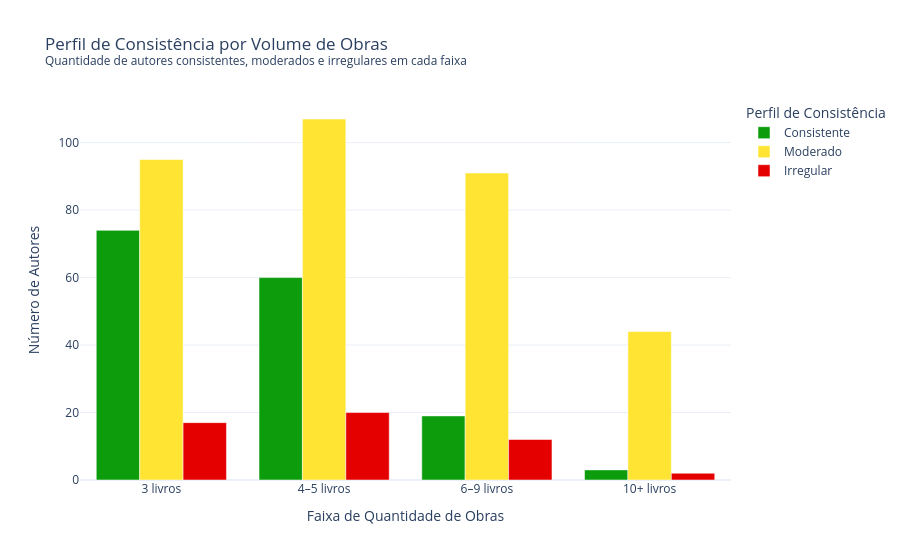

Write notebook code for a chart like this one.
### Markdown cell above
## 4. Escrever Mais Torna um Autor Mais Irregular?

Uma hipótese natural seria que autores com mais obras no catálogo tendem a ser mais inconsistentes — afinal, com mais livros, maiores as chances de variação. Investigamos se essa relação realmente existe nos dados.

### Code cell
correlacao = stats['qtd_livros'].corr(stats['desvio_nota'])

def faixa(n):
    if n == 3: return '3 livros'
    elif n <= 5: return '4–5 livros'
    elif n <= 9: return '6–9 livros'
    else: return '10+ livros'

def perfil(d):
    if d < 0.1: return 'Consistente'
    elif d <= 0.3: return 'Moderado'
    else: return 'Irregular'

ordem_faixas = ['3 livros', '4–5 livros', '6–9 livros', '10+ livros']
ordem_perfil = ['Consistente', 'Moderado', 'Irregular']

stats['faixa'] = stats['qtd_livros'].apply(faixa)
stats['perfil'] = stats['desvio_nota'].apply(perfil)

resultado = stats.groupby(['faixa', 'perfil']).size().reset_index(name='qtd')

fig = px.bar(
    resultado,
    x='faixa',
    y='qtd',
    color='perfil',
    barmode='group',
    category_orders={'faixa': ordem_faixas, 'perfil': ordem_perfil},
    color_discrete_map={
        'Consistente': "#0C9C0C",
        'Moderado':    "#FFE433",
        'Irregular':   "#E50000"
    },
    title='Perfil de Consistência por Volume de Obras<br><sup>Quantidade de autores consistentes, moderados e irregulares em cada faixa</sup>',
    labels={
        'faixa': 'Faixa de Quantidade de Obras',
        'qtd':   'Número de Autores',
        'perfil': 'Perfil'
    },
    template='plotly_white'
)

fig.update_layout(legend_title_text='Perfil de Consistência')
fig.show()
print(f'Correlação de Pearson entre quantidade de livros e desvio padrão: {correlacao:.3f}')

### Figure 1 — Plotly figure (JSON) as saved in the notebook; plotly's stock layout.template omitted (floating-point values rounded to 4 significant figures)
{"data": [{"alignmentgroup": "True", "hovertemplate": "Perfil=Consistente<br>Faixa de Quantidade de Obras=%{x}<br>Número de Autores=%{y}<extra></extra>", "legendgroup": "Consistente", "marker": {"color": "#0C9C0C", "pattern": {"shape": ""}}, "name": "Consistente", "offsetgroup": "Consistente", "orientation": "v", "showlegend": true, "textposition": "auto", "type": "bar", "x": ["10+ livros", "3 livros", "4–5 livros", "6–9 livros"], "xaxis": "x", "y": [3, 74, 60, 19], "yaxis": "y"}, {"alignmentgroup": "True", "hovertemplate": "Perfil=Moderado<br>Faixa de Quantidade de Obras=%{x}<br>Número de Autores=%{y}<extra></extra>", "legendgroup": "Moderado", "marker": {"color": "#FFE433", "pattern": {"shape": ""}}, "name": "Moderado", "offsetgroup": "Moderado", "orientation": "v", "showlegend": true, "textposition": "auto", "type": "bar", "x": ["10+ livros", "3 livros", "4–5 livros", "6–9 livros"], "xaxis": "x", "y": [44, 95, 107, 91], "yaxis": "y"}, {"alignmentgroup": "True", "hovertemplate": "Perfil=Irregular<br>Faixa de Quantidade de Obras=%{x}<br>Número de Autores=%{y}<extra></extra>", "legendgroup": "Irregular", "marker": {"color": "#E50000", "pattern": {"shape": ""}}, "name": "Irregular", "offsetgroup": "Irregular", "orientation": "v", "showlegend": true, "textposition": "auto", "type": "bar", "x": ["10+ livros", "3 livros", "4–5 livros", "6–9 livros"], "xaxis": "x", "y": [2, 17, 20, 12], "yaxis": "y"}], "layout": {"barmode": "group", "legend": {"title": {"text": "Perfil de Consistência"}, "tracegroupgap": 0}, "title": {"text": "Perfil de Consistência por Volume de Obras<br><sup>Quantidade de autores consistentes, moderados e irregulares em cada faixa</sup>"}, "xaxis": {"anchor": "y", "categoryarray": ["3 livros", "4–5 livros", "6–9 livros", "10+ livros"], "categoryorder": "array", "domain": [0, 1], "title": {"text": "Faixa de Quantidade de Obras"}}, "yaxis": {"anchor": "x", "domain": [0, 1], "title": {"text": "Número de Autores"}}}}
